Frame 1 (no input): blank canvas, image omitted
Frame 60 (no input): blank canvas, image omitted
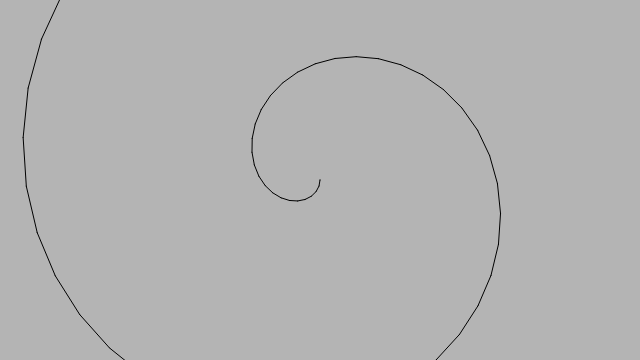
Frame 120 (the mouse pressed at the canvas centre since frame 60)

The p5.js sketch whose frames 1 and 60 were blank and that drew this single picture after the mouse press (run headless with seeded random() and noise() and a simulated clock; from frame 60 on, the mouse is pressed at the canvas centre):

// p5.js sketch
// ── sketch.js
function setup() {
  createCanvas(640, 360)
  angle = 0
}

function draw() {
  background(180)
  // clear()
  noFill()

  size = 100
  spiralWidth = 1
  angle += 0.001

  if (mouseIsPressed) {
    angle += 0.1
  }

  drawSpiral()
  // fill(0)
  // text(angle, 10, 10)
}

function drawSpiral() {
  oldX = width / 2;
  oldY = height / 2;

  for (let i = 0; i < size; i++) {
    newAngle = angle*i;
    x = (width / 2) + (spiralWidth * newAngle) * Math.sin(newAngle);
    y = (height / 2) + (spiralWidth * newAngle) * Math.cos(newAngle);

    // stroke(randomColor()); // Random Color for each line segment
    // strokeWeight(randomWeight()); // Random Weight (1-5)

    // ellipse(x, y, 1)
    line(oldX, oldY, x, y);
    oldX = x;
    oldY = y;
  }
}
